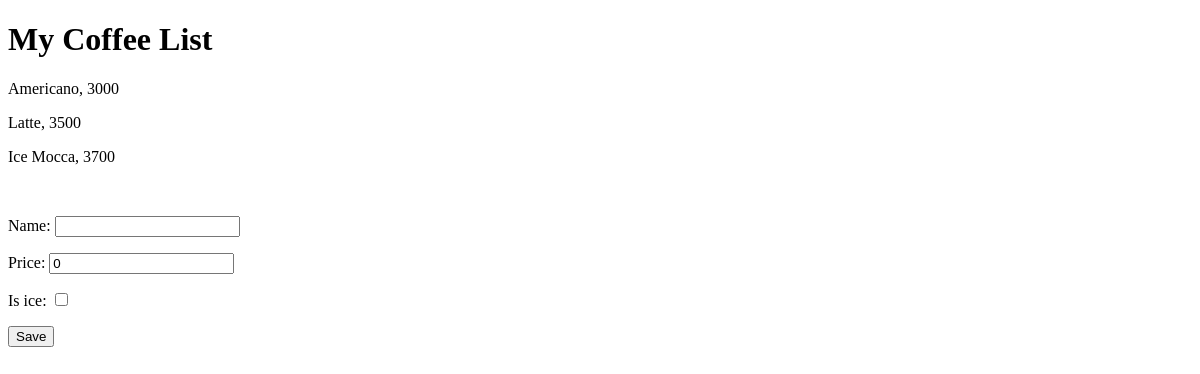
/coffee/, run on an earlier commit of the app's database.
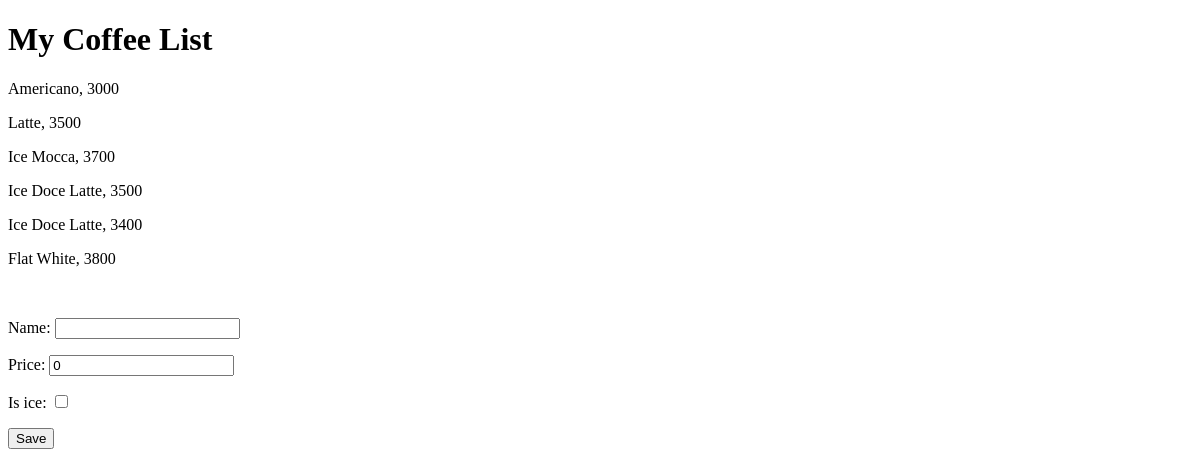
And on a later commit of the database.
### homepage/models.py (models this page shows, shortened)
class Coffee(models.Model) :
    name = models.CharField(default="", null=False, max_length=30)  ## Unique, verbose_name, || max_length : 필수!
    price = models.IntegerField(default=0)
    is_ice = models.BooleanField(default=False)

### homepage/views.py (the view)
# urls.py: path('coffee/', coffee_view),     # 127.0.0.1/coffee
def coffee_view(request) : #{
    coffee_all = Coffee.objects.all()   ## SELECT * FROM Coffee   ## .get(), .fiter(), .....
    if request.method == "POST" :
        form = CoffeeForm(request.POST)  ## 새로운, 완성된 Form을 만들고
        if form.is_valid() :             ## 채워진 form 안에 있는 값이 유효한지 확인
            form.save()                  ## 이 Form을 Model에 저장
    form = CoffeeForm()
    return render(request, 'coffee.html', {"coffee_list":coffee_all, "coffee_form":form})

### homepage/forms.py
class CoffeeForm(forms.ModelForm) :
    class Meta :
        model  = Coffee
        fields = ('name', 'price', 'is_ice')

### homepage/template/coffee.html (shortened to what this page needs)
<!DOCTYPE html>
<html>
    <head>
    </head>
    <body>
        <h1>My Coffee List</h1>
        {% for coffee in coffee_list %}
            <p>{{ coffee.name }}, {{coffee.price}}</p>
        {% endfor %}
        <br>
        <form method="POST">{% csrf_token %}
            {{ coffee_form.as_p }}
            <button type="submit">Save</button>
        </form>
    </body>
</html>

What changed in the data, as far as the page shows it:
added Coffee: name "Ice Doce Latte", price "3500"
added Coffee: name "Ice Doce Latte", price "3400"
added Coffee: name "Flat White", price "3800"
